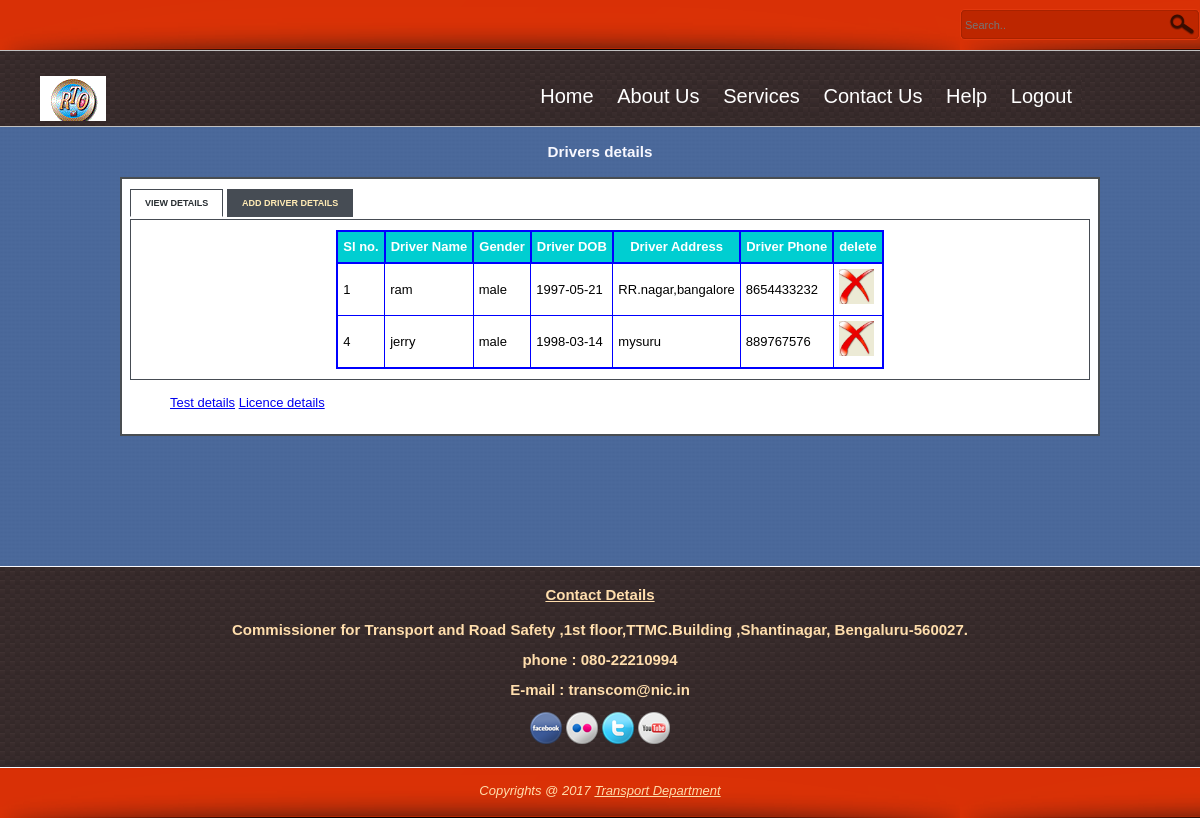
The page /dl.php (signed in) on the database its author committed.
### tables this page shows
CREATE TABLE IF NOT EXISTS `driver` (
  `d_id` int(11) NOT NULL,
  `d_name` varchar(20) NOT NULL,
  `d_gender` varchar(8) NOT NULL,
  `d_dob` date NOT NULL,
  `d_phone` varchar(12) NOT NULL,
  `d_address` varchar(100) NOT NULL
);

### dl.php (the view, shortened to what this page needs)
<!DOCTYPE html>
<html>
<head>
<link href="css/style.css"  type="text/css" rel="stylesheet"/>
</head>
<body>
<div id="header">
	<div id="search">
		<form action="https://www.google.co.in" method="get">
              <input type="text" name="search" placeholder="Search.." title="Keyword" class="txt_field" />
              <input type="submit" name="Search" value=" " title="Search" class="sub_btn" />
        </form>
	</div>
</div>
<div id="titlebar">
	<div id="site_title"><a href="#" title="RTO"></a>
	</div>
	<div id="container">
		<nav>
			<ul>
				<li><a href="index.php" >Home</a></li>
				<li><a>About Us</a>
				</li>
				<li><a>Services</a>
				</li>
				<li><a href="contact.php" title="Contact">Contact Us</a>
				</li>
				<li><a>Help</a>
					</li>
				<li><a href="logout.php" title="Logout">Logout</a></li>
			</ul>
		</nav>
    </div>
</div>
<div id="main">
<h3 align="center">Drivers details</h3>
 <div class="tabbed_area">
        <ul class="tabs">
            <li><a href="javascript:tabSwitch('tab_1', 'content_1');" id="tab_1" class="active">View details</a></li>
            <li><a href="javascript:tabSwitch('tab_2', 'content_2');" id="tab_2">Add Driver details</a></li>
        </ul>
        <div id="content_1" class="content">
		<?php  echo $message;
       $result = mysql_query("select * from driver")or die(mysql_error());
        echo "<table border='1' cellpadding='5'align='center'>";
        echo "<tr> <th>Sl no.</th><th>Driver Name </th> <th>Gender</th><th>Driver DOB</th><th>Driver Address</th><th>Driver Phone</th><th>delete</th></tr>";
        while($row = mysql_fetch_array( $result )) {
                echo "<tr>";
                echo '<td>' . $row['d_id'] . '</td>';
				 echo '<td>' . $row['d_name'] . '</td>';
                echo '<td>' . $row['d_gender'] . '</td>';
				echo '<td>' . $row['d_dob'] . '</td>';
				  echo '<td>' . $row['d_address'] . '</td>';
				  echo '<td>' . $row['d_phone'] . '</td>';
				?>
				<td><a href="delete_driver.php?d_id=<?php echo $row['d_id']?>"><img src="images/delete-icon.jpg" width="35" height="35" border="0" /></a></td>
		<?php
		}
        echo "</table>";
?>
        </div>
		<ol><a href="ll.php" title="Test result">Test details</a>
		<a href="licence.php" title="Licence">Licence details</a></ol>
</div>
</div>
<div id="social_button" align="center">
        	<h4><u>Contact Details</u></h4>
            <b><p>Commissioner for Transport and Road Safety ,1st floor,TTMC.Building ,Shantinagar, Bengaluru-560027. </p><p> phone : 080-22210994</p> <p>E-mail : transcom@nic.in</p></b>
                <a href="https://www.facebook.com/Transport-Department-293677424355837/?skip_nax_wizard=true"><img alt="Facebook" src="images/facebook-32x32.png" title="Facebook" /></a>
                <a href="http://www.flickr.com"><img alt="Flickr" src="images/flickr-32x32.png" title="Flickr" /></a>
                <a href="https://twitter.com/TransportDepart"><img alt="Twitter" src="images/twitter-32x32.png" title="Twitter" /></a>
                <a href="http://www.youtube.com/TransportDepart"><img alt="Youtube" src="images/youtube-32x32.png" title="Youtube" /></a>
</div>
<div id="bar_wrapper">
	<div id="bar">Copyrights @ 2017 <a href="http://transport.karnataka.gov.in/">Transport Department</a>
    </div>
</div>
</body>
</html>

### css/style.css (style rules this page uses)
body { margin: 0; padding: 0px; width: 100%; height:100%; font-family: Tahoma, Geneva, sans-serif; font-size: 13px; background: url(../images/bg.jpg); }
#header { height: 50px; width: 100%; background: url(../images/bg_header.png); }
#search { float: right; margin-top: 9px }
#search form { margin: 0; padding: 0; height: 31px; width: 240px; background: url(../images/searchbar.png) no-repeat; }
#search .txt_field { float: left; display: block; height: 31px; width: 200px; font-size: 11px; padding: 0 5px; font-variant: normal; border: none; background: none; }
#search .sub_btn { float: right; display: block; height: 31px; width: 30px; cursor: pointer; border: none; background: none; }
#titlebar { border-top: 1px solid #C0C0C0; margin: 0; padding: 25px 10px ; width: 98.5%; height: 25px; background: url(../images/bar.png); }
#site_title { float: left; }
#site_title a { margin: 0 30px; display: block; width: 275px; height: 45px; text-indent: -10000px; background: url(../images/logo.gif) no-repeat top left ; }
#container { float: right; display: block; margin:0 110px; }
nav { background: url(../images/bar.png); }
nav ul { padding: 0; margin:0; list-style: none; position: relative; }
nav ul li { display: inline-block; background: url(../images/bar.png); }
nav a { display:block; padding:0 10px; color: #fff; font-size: 20px; line-height:40px; text-decoration: none; }
#main { border-top: 1px solid #C0C0C0; height:auto; width: 100%; color: #F8F8FF; font-family: Tahoma, Geneva, sans-serif; line-height: 20px; }
.tabbed_area { margin-left:120px; width:80%; border: 2px solid #494e52; background-color: #fff; padding: 8px; margin-bottom:30px; }
ul.tabs { margin: 0px; padding: 0px; margin-top: 5px; margin-bottom: 6px; }
ul.tabs li { list-style: none; display: inline; }
ul.tabs li a { background-color: #464c54; color: #ffebb5; padding: 8px 14px 8px 14px; text-decoration: none; font-size: 9px; font-family: Verdana, Arial, Helvetica, sans-serif; font-weight: bold; text-transform: uppercase; border: 1px solid #464c54; }
ul.tabs li a.active { background-color: #ffffff; color: #282e32; border: 1px solid #464c54; border-bottom: 1px solid #ffffff; }
.content { color:black; padding: 10px; border: 1px solid #464c54; }
#social_button { margin-top:100px; height:200px; border-top: 1px solid #F8F8FF; background: url(../images/bar.png); font-size: 15px; color: #FFDEAD; font-family: Tahoma, Geneva, sans-serif; line-height: 15px; }
#bar_wrapper { height:50px; width: 100%; border-top: 1px solid #F8F8FF; background: url(../images/bg_header.png); }
#bar { width: 98%; margin: 0 auto; padding: 15px 10px; color: #FFDEAD; text-align: center; font-style: italic; }
#bar a { color: #FFDEAD; }
table { border-collapse:collapse; }
table,th { border: 2px solid blue; }
th { background-color: #00CED1; color:white; }

### rows shown on the page
driver: d_id "1", d_name "ram", d_gender "male", d_dob "1997-05-21", d_address "RR.nagar,bangalore", d_phone "8654433232"
driver: d_id "4", d_name "jerry", d_gender "male", d_dob "1998-03-14", d_address "mysuru", d_phone "889767576"
